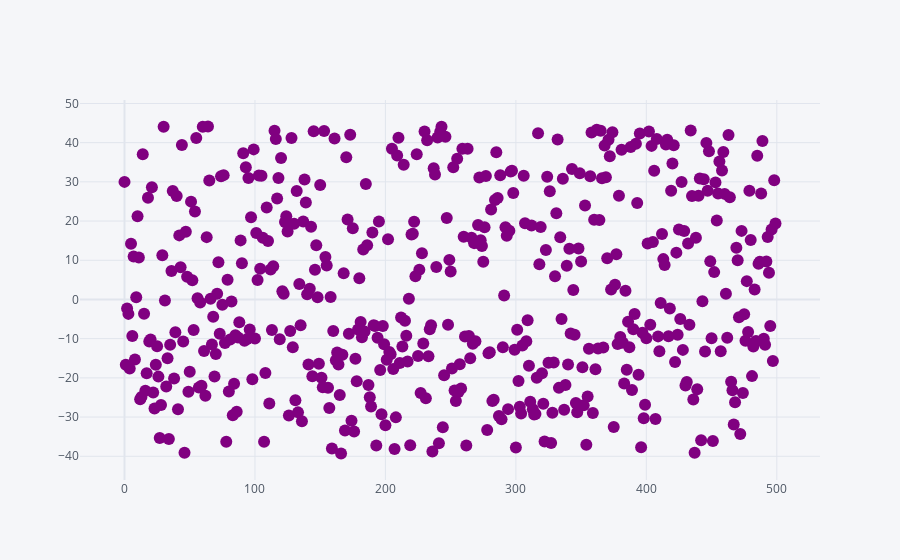

Write notebook code for a chart like this one.
### Code cell
"""Gráfica TSNE"""
Xt.iplot(kind='scatter',x=0,y=1,mode='markers',color='purple')

### Figure 1 — Plotly figure (JSON) as saved in the notebook; plotly's stock layout.template omitted (floating-point values rounded to 4 significant figures; data arrays with more than 128 entries replaced by an {"elided": "..."} marker saying what was removed)
{"data": [{"line": {"color": "rgba(128, 0, 128, 1.0)", "dash": "solid", "shape": "linear", "width": 1.3}, "marker": {"size": 12, "symbol": "circle"}, "mode": "markers", "name": "1", "text": "", "type": "scatter", "x": {"elided": "500 int values"}, "y": {"elided": "500 float values"}}], "layout": {"legend": {"bgcolor": "#F5F6F9", "font": {"color": "#4D5663"}}, "paper_bgcolor": "#F5F6F9", "plot_bgcolor": "#F5F6F9", "title": {"font": {"color": "#4D5663"}}, "xaxis": {"gridcolor": "#E1E5ED", "showgrid": true, "tickfont": {"color": "#4D5663"}, "title": {"font": {"color": "#4D5663"}, "text": ""}, "zerolinecolor": "#E1E5ED"}, "yaxis": {"gridcolor": "#E1E5ED", "showgrid": true, "tickfont": {"color": "#4D5663"}, "title": {"font": {"color": "#4D5663"}, "text": ""}, "zerolinecolor": "#E1E5ED"}}}
